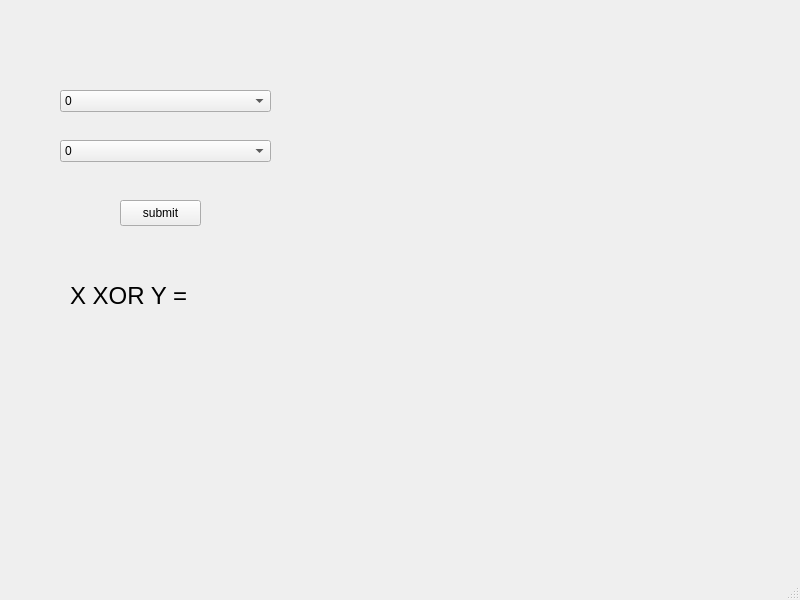
<?xml version="1.0" encoding="UTF-8"?>
<ui version="4.0">
 <class>MainWindow</class>
 <widget class="QMainWindow" name="MainWindow">
  <property name="geometry">
   <rect>
    <x>0</x>
    <y>0</y>
    <width>800</width>
    <height>600</height>
   </rect>
  </property>
  <property name="windowTitle">
   <string>MainWindow</string>
  </property>
  <widget class="QWidget" name="centralwidget">
   <widget class="QComboBox" name="Cbox1">
    <property name="geometry">
     <rect>
      <x>60</x>
      <y>90</y>
      <width>211</width>
      <height>22</height>
     </rect>
    </property>
    <item>
     <property name="text">
      <string>0</string>
     </property>
    </item>
    <item>
     <property name="text">
      <string>1</string>
     </property>
    </item>
   </widget>
   <widget class="QComboBox" name="Cbox2">
    <property name="geometry">
     <rect>
      <x>60</x>
      <y>140</y>
      <width>211</width>
      <height>22</height>
     </rect>
    </property>
    <item>
     <property name="text">
      <string>0</string>
     </property>
    </item>
    <item>
     <property name="text">
      <string>1</string>
     </property>
    </item>
   </widget>
   <widget class="QPushButton" name="submit">
    <property name="geometry">
     <rect>
      <x>120</x>
      <y>200</y>
      <width>81</width>
      <height>26</height>
     </rect>
    </property>
    <property name="text">
     <string>submit</string>
    </property>
   </widget>
   <widget class="QLabel" name="label">
    <property name="geometry">
     <rect>
      <x>70</x>
      <y>270</y>
      <width>181</width>
      <height>51</height>
     </rect>
    </property>
    <property name="font">
     <font>
      <pointsize>18</pointsize>
     </font>
    </property>
    <property name="text">
     <string>X XOR Y = </string>
    </property>
   </widget>
  </widget>
  <widget class="QMenuBar" name="menubar">
   <property name="geometry">
    <rect>
     <x>0</x>
     <y>0</y>
     <width>800</width>
     <height>21</height>
    </rect>
   </property>
  </widget>
  <widget class="QStatusBar" name="statusbar"/>
 </widget>
 <resources/>
 <connections/>
</ui>
